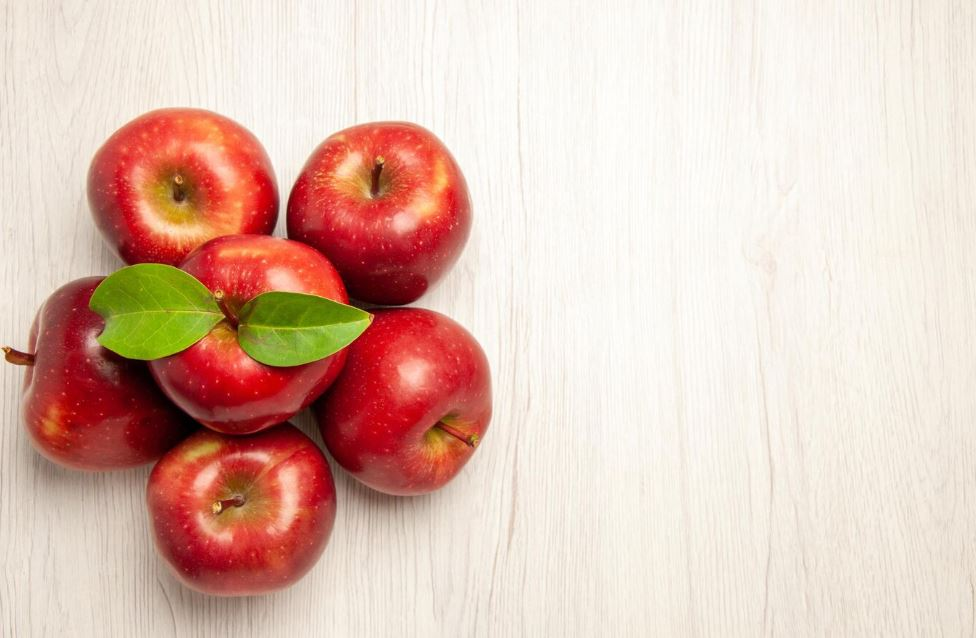
#> input picture pycharm_test/apple.jpg, 976 x 638 px
$ python openpy4.py
#> lines starting #> are read from the running program, lines starting #| are printed output that depends on the picture; after the words box and inside, x2 and y2 are one past the last pixel; in counts of white or black regions, pixels touching at a corner belong together
# 이진화 : grayscale 이미지를 흰색과 검은색으로 구성된 바이너리 이미지(binary image)로 변환시킴
# 영상처리 알고리즘을 적용하기 전에 전 처리 단계
# 배경과 오브젝트를 분리하는 것도 가능

import cv2

def nothing(x):
    pass

cv2.namedWindow('Binary')

cv2.createTrackbar('threshold', 'Binary', 0, 255, nothing)
cv2.setTrackbarPos('threshold', 'Binary', 98)

img_color = cv2.imread('apple.jpg', cv2.IMREAD_COLOR)
#> img_color is the input picture: shape (638, 976, 3); mean B, G, R 180.9, 193.7, 224.5

cv2.imshow('Color', img_color)
cv2.waitKey(0)


img_gray = cv2.cvtColor(img_color, cv2.COLOR_BGRA2GRAY)
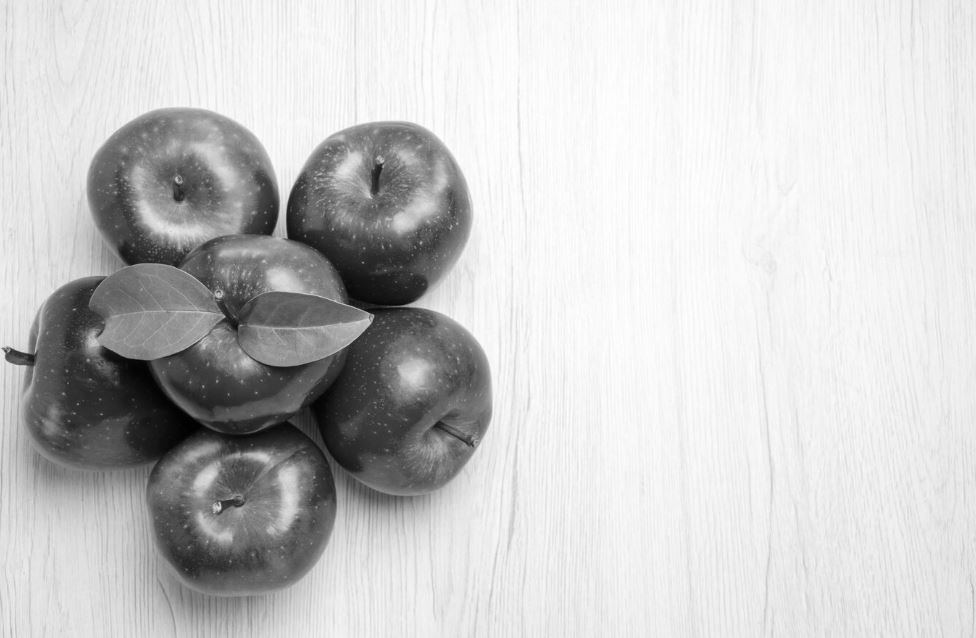
#> img_gray: shape (638, 976); min 0, max 255, mean 201.4

cv2.imshow('Gray', img_gray)
cv2.waitKey(0)


while(True):
    low = cv2.getTrackbarPos('threshold', 'Binary')

    # 첫 번째 아규먼트 : 이진화할 대상 이미지(grayscale 이미지여야 함)
    # 두 번째 아규먼트 : 쓰레스홀드 - 이 값을 기준으로 결과 픽셀이 검은색 또는 흰색으로 나옴
    # 그레이스케일 이미지에선 값이 높을수록 픽셀은 밝게 보임
    # 이진화된 이미지는 임계값을 기준으로 그레이스케일 이미지 픽셀을 두 개의 영역으로 나눔
    # THRESH_BINARY_INV : 이미지 흑백 색을 반전시켜줌
    ret, img_binary = cv2.threshold(img_gray, low, 255, cv2.THRESH_BINARY_INV)
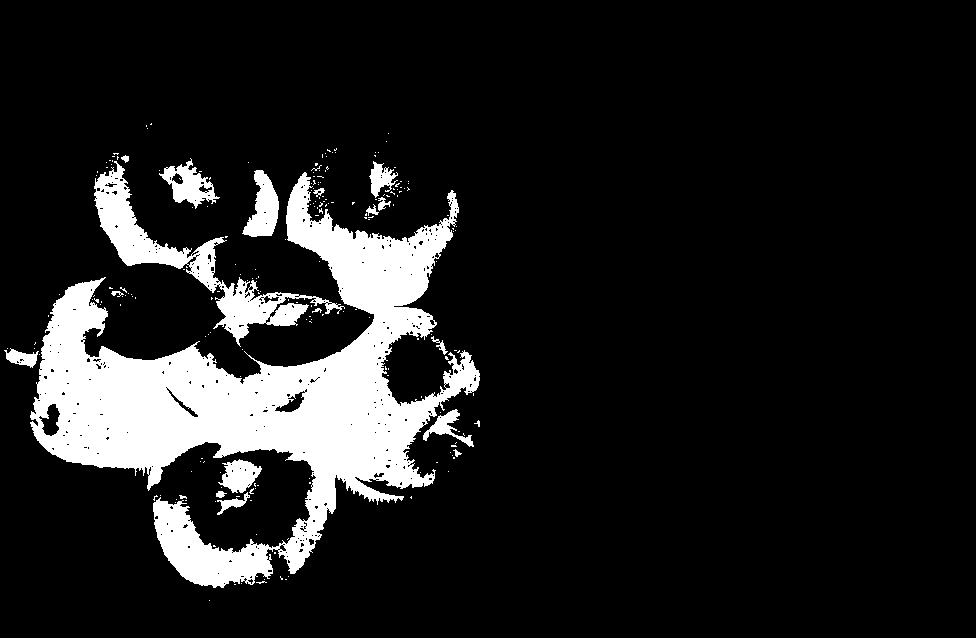
#> img_binary: shape (638, 976); 12.4% white; 216 white regions (197 under 20 px), largest, box (x1, y1, x2, y2) and area: (30, 172, 480, 588) 62925, (94, 161, 345, 347) 7740, (242, 170, 279, 237) 1412
#> ret = 98

    cv2.imshow("Binary", img_binary)

    img_result = cv2.bitwise_and(img_color, img_color, mask = img_binary)
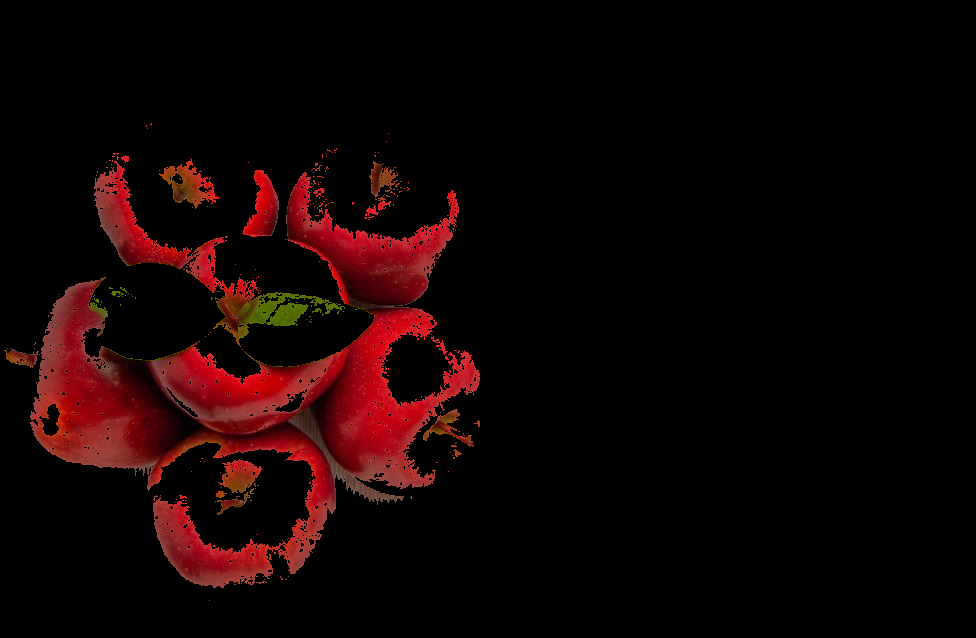
#> img_result: shape (638, 976, 3); mean B, G, R 3.4, 3.6, 17.6
    cv2.imshow('Result', img_result)

    if cv2.waitKey(1)&0xFF == 27:
#> (key Esc is pressed here)
        break

cv2.destroyAllWindows()
